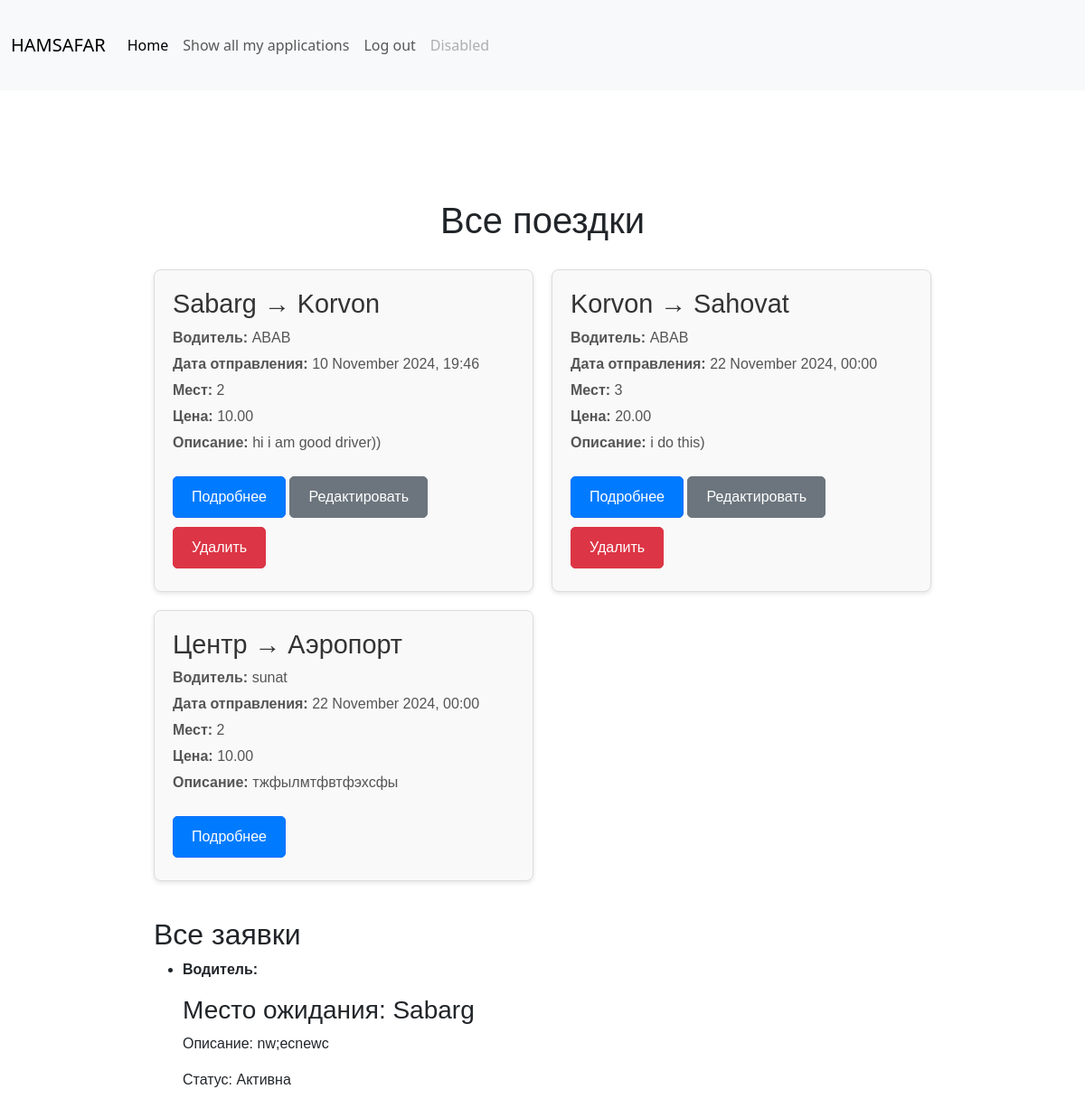
The page /trips/ (signed in, upper part) on the database as committed earlier.
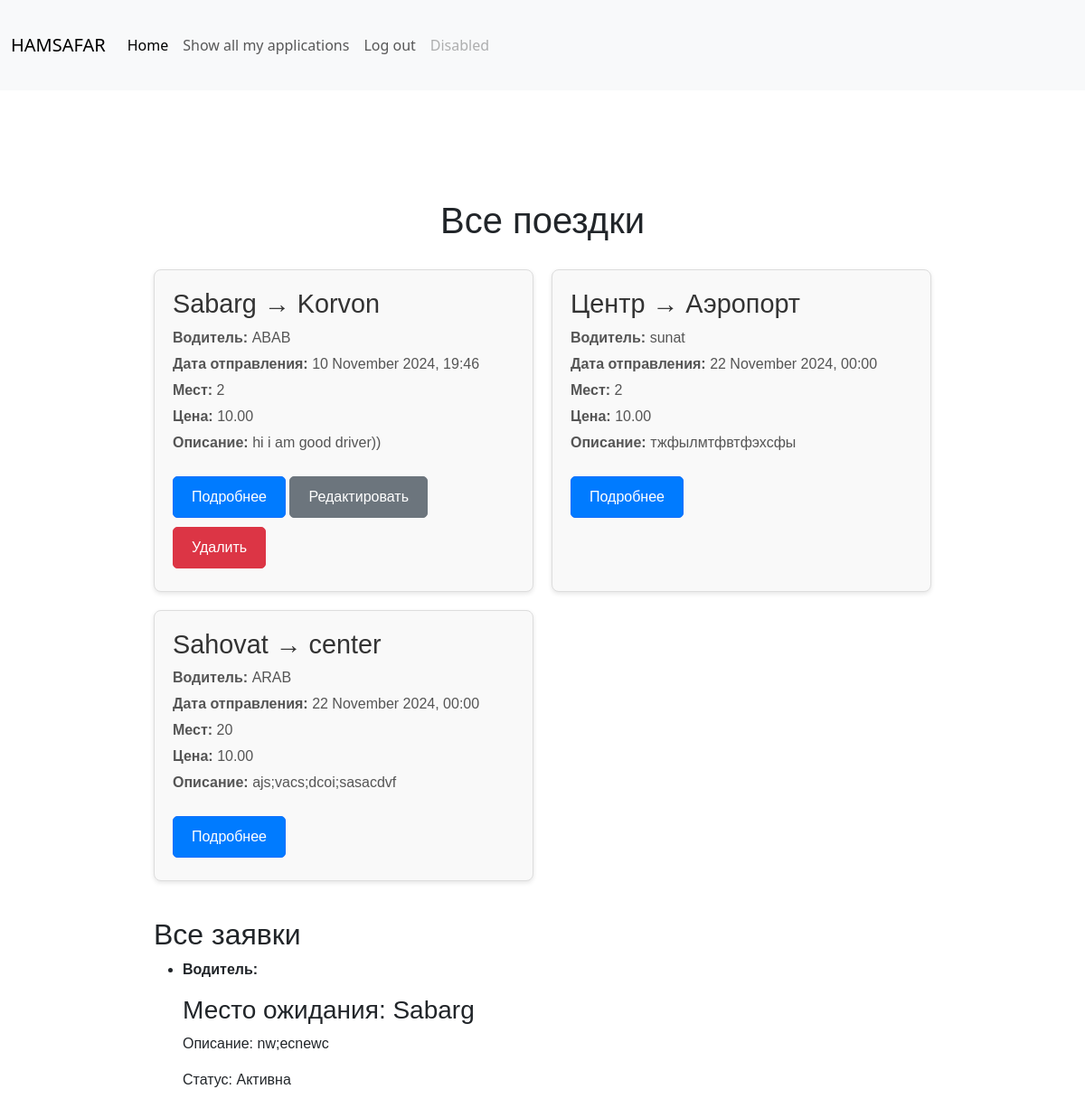
The same page on the database as committed later.
### hamsafar/models.py (models this page shows, shortened)
class Trip(models.Model):
    driver = models.ForeignKey(User, on_delete=models.CASCADE, related_name='trips')
    start_location = models.CharField(max_length=255)
    end_location = models.CharField(max_length=255)
    departure_time = models.DateTimeField()
    available_seats = models.IntegerField()
    price = models.DecimalField(max_digits=10, decimal_places=2)
    description = models.TextField(blank=True)
    created_at = models.DateTimeField(auto_now_add=True)

class Request(models.Model):
    client = models.ForeignKey(User, on_delete=models.CASCADE, related_name='requests')
    start_location = models.CharField(max_length=255)
    description = models.TextField(blank=True)
    created_at = models.DateTimeField(auto_now_add=True)
    is_active = models.BooleanField(default=True)

### hamsafar/views.py (the view)
# urls.py: path('trips/', TripListView.as_view(), name='home'),
class TripListView(LoginRequiredMixin,ListView):
    model = Trip
    template_name = 'home.html'
    context_object_name = 'trips'
    def get_context_data(self, **kwargs):
        context = super().get_context_data(**kwargs)
        context['requests'] = Request.objects.all()
        return context

### templates/home.html (shortened to what this page needs)
{% extends "base.html" %}
{% block content %}
{% if user.is_authenticated %}
  <div class="trip-list-container">
    <h1>Все поездки</h1>
    {% if trips %}
      <div class="trip-list">
        {% for trip in trips %}
          <div class="trip-item">
            <div class="trip-info">
              <h2>{{ trip.start_location }} → {{ trip.end_location }}</h2>
              <p><strong>Водитель:</strong> {{ trip.driver.username }}</p>
              <p><strong>Дата отправления:</strong> {{ trip.departure_time|date:"d F Y, H:i" }}</p>
              <p><strong>Мест:</strong> {{ trip.available_seats }}</p>
              <p><strong>Цена:</strong> {{ trip.price }} </p>
              <p><strong>Описание:</strong> {{ trip.description }}</p>
            </div>
            <div class="trip-actions">
              <a href="{% url 'trip_detail' trip.pk %}" class="btn btn-primary">Подробнее</a>
            {% if user.id == trip.driver.id %}
              <a href="{% url 'trip_update' trip.pk %}" class="btn btn-secondary">Редактировать</a>
              <a href="{% url 'trip_delete' trip.pk %}" class="btn btn-danger">Удалить</a>
          {% endif %}
            </div>
          </div>
        {% endfor %}
      </div>
    {% else %}
      <p>Нет доступных поездок.</p>
    {% endif %}
    <div class="section">
      <h2>Все заявки</h2>
      {% if requests %}
        <ul class="request-list">
          {% for request in requests %}
            <li>
              <p><strong>Водитель:</strong> {{ trip.driver.username }}</p>
              <h3>Место ожидания: {{ request.start_location }}</h3>
              <p>Описание: {{ request.description }}</p>
              <p>Статус: {{ request.is_active|yesno:"Активна,Неактивна" }}</p>
            </li>
          {% endfor %}
        </ul>
      {% else %}
        <p>У вас нет заявок.</p>
      {% endif %}
    </div>
  </div>
{% else %}
  <h1>You are not logged in</h1>
  <a href="{% url "login" %}">log in</a>
{% endif %}
{% endblock %}

Rows that differ between the two databases and show on the page:
removed Trip: start_location "Korvon", end_location "Sahovat", driver.username "ABAB", departure_time "22 November 2024, 00:00", available_seats "3", price "20.00", description "i do this)", shows "Редактировать"
added Trip: start_location "Sahovat", end_location "center", driver.username "ARAB", departure_time "22 November 2024, 00:00", available_seats "20", price "10.00", description "ajs;vacs;dcoi;sasacdvf"
